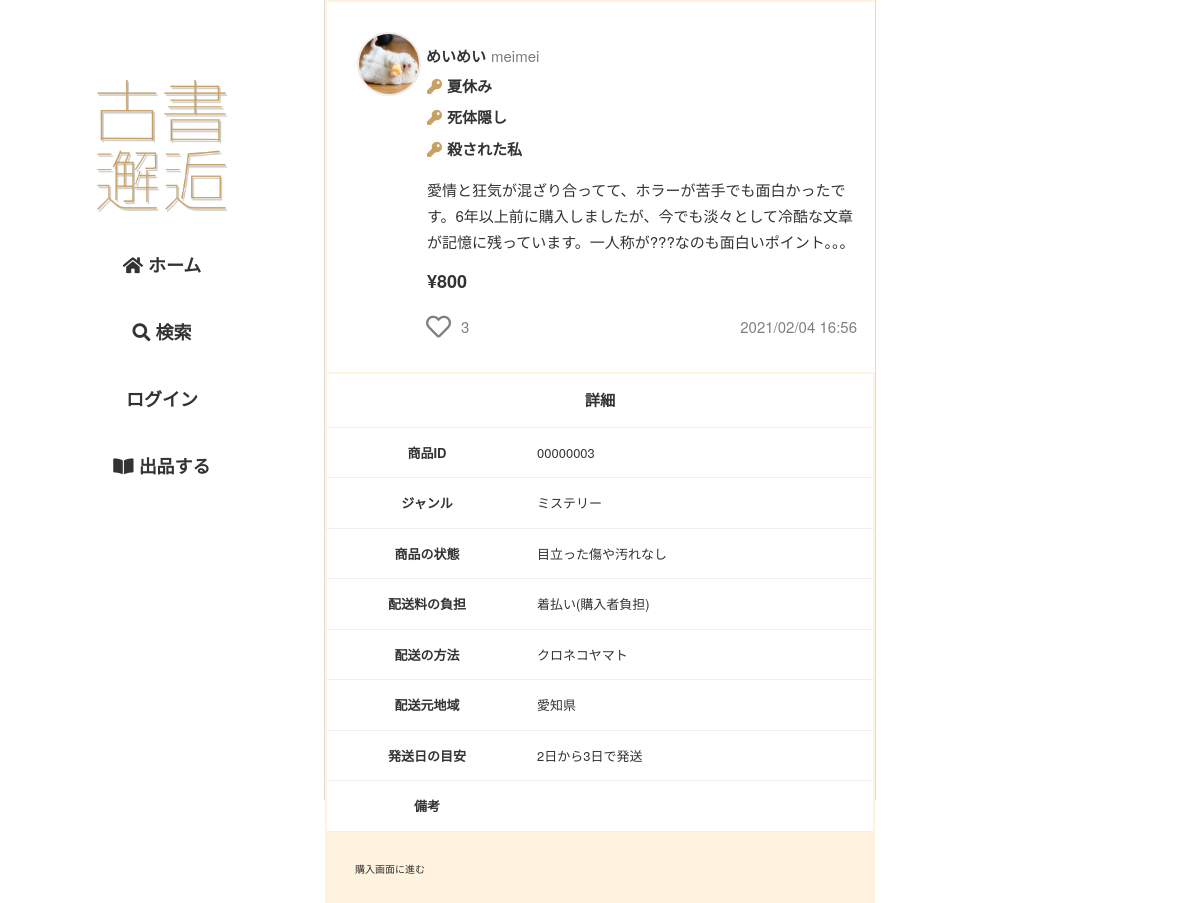
/item/itemdata/3, run on the app's committed database.
### flmapp/models/user.py (models this page shows, shortened)
class User(UserMixin, db.Model):
    __tablename__ = 'User'
    __table_args__ = (CheckConstraint('update_at >= create_at'),)
    User_id = db.Column(db.Integer, primary_key=True)
    user_code = db.Column(db.String(64), unique=True, index=True, nullable=False)
    username = db.Column(db.String(64), index=True, nullable=False)
    email = db.Column(db.String(64), unique=True, index=True, nullable=False)
    password_hash = db.Column(db.String(128), nullable=False)
    picture_path = db.Column(db.Text, default='default.jpeg', nullable=False)
    prof_comment = db.Column(db.Text)
    default_ShippingAddress_id = db.Column(db.Integer, db.ForeignKey('ShippingAddress.ShippingAddress_id'))
    default_pay_way = db.Column(db.Integer, default=1, nullable=False)
    default_Credit_id = db.Column(db.Integer, db.ForeignKey('Credit.Credit_id'))
    is_active = db.Column(db.Boolean, default=True, nullable=True)
    create_at = db.Column(db.DateTime, default=datetime.now, nullable=False)
    update_at = db.Column(db.DateTime, default=datetime.now, nullable=False)
    @property
    def password(self):
        raise AttributeError('パスワードは読み取り可能な属性ではありません。')

### flmapp/models/trade.py (models this page shows, shortened)
class Sell(db.Model):
    __tablename__ = 'Sell'
    __table_args__ = (CheckConstraint('update_at >= create_at'),)
    Sell_id = db.Column(db.Integer, primary_key=True)
    User_id = db.Column(db.Integer, db.ForeignKey('User.User_id'), nullable=False)
    sell_title = db.Column(db.String(255), nullable=False)
    key1 = db.Column(db.String(255), nullable=False)
    key2 = db.Column(db.String(255), nullable=False)
    key3 = db.Column(db.String(255), nullable=False)
    sell_comment = db.Column(db.Text, nullable=False)
    price = db.Column(db.Integer, nullable=False)
    item_picture_path = db.Column(db.Text, default='default.png', nullable=False)
    genre = db.Column(EnumType(enum_class=Genre), nullable=False)
    item_state = db.Column(EnumType(enum_class=Item_state), nullable=False)
    postage = db.Column(EnumType(enum_class=Postage), nullable=False)
    send_way = db.Column(EnumType(enum_class=Send_way), nullable=False)
    consignor = db.Column(db.String(64), nullable=False)
    schedule = db.Column(EnumType(enum_class=Schedule), nullable=False)
    remarks = db.Column(db.Text)
    deal_status = db.Column(EnumType(enum_class=Deal_status),default=Deal_status(1), nullable=False)
    sell_flg = db.Column(db.Boolean,default=True, nullable=False)
    is_active = db.Column(db.Boolean,default=True, nullable=False)
    has_sent = db.Column(db.Boolean,default=False, nullable=False)
    has_got = db.Column(db.Boolean,default=False, nullable=False)
    create_at = db.Column(db.DateTime,default=datetime.now, nullable=False)
    update_at = db.Column(db.DateTime,default=datetime.now, nullable=False)
    user = db.relationship('User', backref='sell', lazy='joined', uselist=False)

### flmapp/views/item.py (the view, shortened to what this page needs)
@bp.route('/itemdata/<int:item_id>', methods=['GET', 'POST'])
def itemdata(item_id):
    session.pop('pay_way', None)
    session.pop('Credit_id', None)
    session.pop('ShippingAddress_id', None)
    item = Sell.query.get(item_id)
    buy_user = ""
    buy = Buy.select_buy_by_sell_id(item_id)
    if buy:
        buy_user = buy.User_id
    if item is None:
        return redirect(url_for('route.home'))
    form = SellUpdateFlgAndDeleteForm(request.form)
    liked_list = []
    liked = Likes.liked_exists(item_id)
    if liked:
        liked_list.append(item_id)
    return render_template('item/itemdata.html', item=item, form=form, liked_list=liked_list, buy_user=buy_user)

### flmapp/templates/item/itemdata.html (shortened to what this page needs)
{% extends "base02.html" %}
{%block head %}
<link rel="stylesheet" href="{{ url_for('static', filename='css/item/itemdata.css')}}">
{% endblock%}
{% block content %}
<article class="item-wrap">
    <a href="{{url_for('item.itemdata', item_id=item.Sell_id)}}">
        <object><a class="u-box" href="{{url_for('user.userdata', user_code=item.user.user_code)}}">
            <img class="u-icon" src="{{url_for('static', filename='user_image/' + item.user.picture_path)}}">
            <p class="u-name">{{ item.user.username }}</p>
            <p class="u-code">{{ item.user.user_code }}</p>
        </a></object>
        <div class="i-content-area">
            <div class="k-s-box">
                <div class="i-key">
                    <p><i class="fas fa-key"></i>{{ item.key1 }}</p>
                    <p><i class="fas fa-key"></i>{{ item.key2 }}</p>
                    <p><i class="fas fa-key"></i>{{ item.key3 }}</p>
                </div>
            </div>
            <div class="i-comm"><p>{{ item.sell_comment }}</p></div>
        </div>
        <p><span class="i-price">¥{{ item.price }}</span></p>
        <div class="i-fotter">
            {% include "like.html" %}
            <p>{{ item.create_at.strftime('%Y/%m/%d %H:%M') }}</p>
        </div>
    </a>
</article>
<div class="t-wrap">
    <table>
        <tr><th colspan="2"><h3>詳細</h3></th></tr>
        <tr>
            <th>商品ID</th>
            <td>{{ '%08d' % item.Sell_id }}</td>
        </tr>
        <tr>
            <th>ジャンル</th>
            <td>
                {{ item.genre.name }}
            </td>
        </tr>
        <tr>
            <th>商品の状態</th>
            <td>{{ item.item_state.name }}</td>
        </tr>
        <tr>
            <th>配送料の負担</th>
            <td>{{ item.postage.name }}</td>
        </tr>
        <tr>
            <th>配送の方法</th>
            <td>{{ item.send_way.name }}</td>
        </tr>
        <tr>
            <th>配送元地域</th>
            <td>{{ item.consignor }}</td>
        </tr>
        <tr>
            <th>発送日の目安</th>
            <td>{{ item.schedule.name }}</td>
        </tr>
        <tr>
            <th>備考</th>
            <td>{{ item.remarks }}</td>
        </tr>
    </table>
</div>
<div class="inf-wrap">
    {% if item.User_id == current_user.User_id %}
        {% if item.deal_status.value == 1 %}
            <h2>本のタイトル<span class="keikoku">*出品者のみ表示されます</span></h2>
            <p>{{ item.sell_title }}</p>
            <h2>商品の画像<span class="keikoku">*出品者のみ表示されます</span></h2>
            <img src="{{url_for('static', filename='item_image/' + item.item_picture_path)}}">
            <a href="{{url_for('sell.sell_update', item_id=item.Sell_id)}}">出品情報を編集する</a>
            <form method="POST" action="{{url_for('sell.sell_flg_update')}}">
                {{ form.csrf_token }}
                {{ form.Sell_id(value=item.Sell_id) }}
                {% if item.sell_flg %}
                    {{ form.submit(value='出品を一時停止する') }}
                {% else %}
                    {{ form.submit(value='出品を再開する') }}
                {% endif %}
            </form>
            <form method="POST" action="{{url_for('sell.sell_delete')}}">
                {{ form.csrf_token }}
                {{ form.Sell_id(value=item.Sell_id) }}
                {{ form.submit(value='削除') }}
            </form>
        {% elif item.deal_status.value == 2 %}
            <a href="{{url_for('transaction.transaction', item_id=item.Sell_id)}}">取引画面をみる</a>
        {% elif item.deal_status.value == 3 %}
            <a href="{{url_for('transaction.transaction', item_id=item.Sell_id)}}">取引画面をみる</a>
            <p>取引が完了しています</p>
        {% endif %}
    {% elif item.sell_flg and item.is_active and item.deal_status.value == 1 %}
        <a href="{{url_for('buy.buy', item_id=item.Sell_id)}}">購入画面に進む</a>
    {% elif item.sell_flg and item.is_active and item.deal_status.value != 1 %}
        <p>売り切れました</p>
    {% endif %}
</div>
{% endblock %}

### flmapp/templates/base02.html (shortened to what this page needs)
<!DOCTYPE html>
<html lang="ja">
    <head>
        <link rel="stylesheet" href="https://use.fontawesome.com/releases/v5.15.1/css/all.css">
        <link rel="stylesheet" type="text/css" href="{{ url_for('static', filename='css/sanitize.css')}}">
        <link rel="stylesheet" type="text/css" href="{{ url_for('static', filename='css/global.css')}}">
        <link rel="stylesheet" type="text/css" href="{{ url_for('static', filename='css/kosho-flame.css')}}">
        <link rel="stylesheet" type="text/css" href="{{ url_for('static', filename='css/common2.css')}}">
        <link rel="stylesheet" href="{{ url_for('static', filename='css/login_required_modal.css')}}">
        <link rel="stylesheet" href="{{ url_for('static', filename='css/like.css')}}">
        <link rel="stylesheet" href="{{ url_for('static', filename='css/item.css')}}">
        {%block head %}{% endblock%}
    </head>
    <body>
        <div class="wrap">
            <header>
                <div class="h-wrap">
                    <h1><img src="{{ url_for('static', filename='images/logo.png')}}" alt="ロゴ"></h1>
                    <nav>
                        <ul>
                            <li><a id="home" href="{{url_for('route.home')}}">
                                <i class="fas fa-home"></i>
                                ホーム
                            </a></li>
                            <li><a href="{{url_for('search.search')}}">
                                <i class="fas fa-search"></i>
                                検索
                            </a></li>
                            {% if current_user.is_authenticated %}
                                <li>
                                    <input type="checkbox" id="check1" class="accordion-hidden">
                                    <label for="check1" class="accordion-open">
                                        <img class="u-icon" src="{{url_for('static', filename='user_image/' + current_user.picture_path)}}">
                                        マイページ
                                        <i class="fas fa-caret-down"></i>
                                    </label>
                                    <label for="check1" class="accordion-close">
                                        <a id="mypage-top" class="mp-a" href="{{url_for('mypage.mypagetop')}}">
                                            マイページトップ
                                        </a><br>
                                        <a class="mp-a" href="{{url_for('mypage.profile')}}">
                                            プロフィール情報
                                        </a><br>
                                        <a class="mp-a" href="{{url_for('mypage.identification')}}">
                                            本人情報
                                        </a><br>
                                        <a class="mp-a" href="{{url_for('mypage.shippingaddress')}}">
                                            配送先住所
                                        </a><br>
                                        <a class="mp-a" href="{{url_for('mypage.pay_way')}}">
                                            支払い方法
                                        </a><br>
                                        <a class="mp-a" href="{{url_for('mypage.mail_password')}}">
                                            メール・パスワード
                                        </a><br>
                                        <a class="mp-a" href="{{url_for('history.sell_on_display')}}">
                                            出品履歴
                                        </a><br>
                                        <a class="mp-a" href="{{url_for('history.buy_in_progress')}}">
                                            購入履歴
                                        </a><br>
                                        <a class="mp-a" href="{{url_for('mypage.logout')}}">
                                            ログアウト
                                        </a>
                                    </label>
                                </li>
                            {% else %}
                                <li><a href="{{url_for('auth.login')}}">
                                    ログイン
                                </a></li>
                            {% endif %}
                            <li><a href="{{url_for('sell.sell')}}">
                                <i class="fas fa-book-open"></i>
                                出品する
                            </a></li>
                        </ul>
                    </nav>
                </div>
            </header>
            <div class="container">
                {% block content %}
                {% endblock %}
            </div>
            <div class="r-content">
            </div>
        </div>
    </body>
</html>

### flmapp/templates/like.html (shortened to what this page needs)
<div class="like-wrap">
    <form method="POST" action="{{url_for('ajax.like_ajax')}}">
        {% if item.Sell_id in liked_list %}
            <button id="like" name="{{ item.Sell_id }}"><i class="fas fa-lg fa-heart like-btn"></i></button>
        {% else %}
            <button id="like" name="{{ item.Sell_id }}"><i class="far fa-lg fa-heart unlike-btn"></i></button>
        {% endif %}
    </form>
    <p name="{{ item.Sell_id }}-count" class="count">{{ likes_count(item.Sell_id) }}</p>
</div>

### data on the page
User: picture_path (picture), user.username "めいめい", user.user_code "meimei"
Sell: key1 "夏休み", key2 "死体隠し", key3 "殺された私", sell_comment "愛情と狂気が混ざり合ってて、ホラーが苦手でも面白かったです。6年以上前に購入しましたが、今でも淡々として冷酷な文章が記憶に残っています。一人称が???なのも面白いポイント。。。", price "800", Sell_id "3", create_at "2021/02/04 16:56", Sell_id "00000003", genre.name "ミステリー", item_state.name "目立った傷や汚れなし", postage.name "着払い(購入者負担)", send_way.name "クロネコヤマト", consignor "愛知県", schedule.name "2日から3日で発送"
